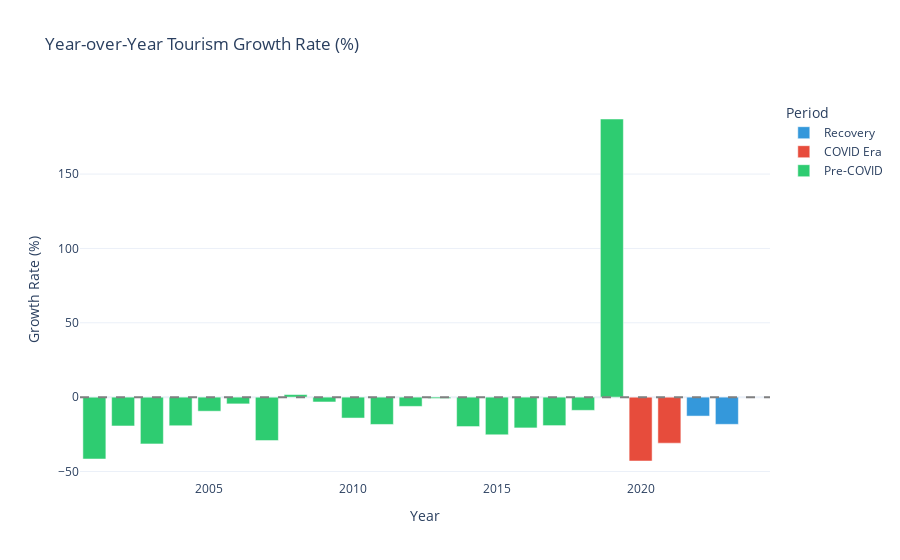

Notebook code for this chart:
### Markdown cell above
## 🦠 COVID-19 Pandemic Impact

The pandemic dramatically affected tourism. Let's analyze the recovery.

### Code cell
# Year-over-year growth rate
df['Growth_Rate'] = df['Total_Persons'].pct_change() * 100

# Create period labels
df['Period'] = df['Year'].apply(lambda x: 
    'Pre-COVID' if x < 2020 
    else 'COVID Era' if x <= 2021 
    else 'Recovery'
)

# Bar chart
fig = px.bar(df, x='Year', y='Growth_Rate',
             title='Year-over-Year Tourism Growth Rate (%)',
             color='Period',
             color_discrete_map={
                 'Pre-COVID': '#2ecc71',
                 'COVID Era': '#e74c3c',
                 'Recovery': '#3498db'
             })

fig.add_hline(y=0, line_dash="dash", line_color="gray", line_width=2)

fig.update_layout(
    template='plotly_white',
    height=500,
    xaxis_title='Year',
    yaxis_title='Growth Rate (%)',
    showlegend=True
)

fig.show()

### Figure 1 — Plotly figure (JSON) as saved in the notebook; plotly's stock layout.template omitted (floating-point values rounded to 4 significant figures)
{"data": [{"hovertemplate": "Period=Recovery<br>Year=%{x}<br>Growth_Rate=%{y}<extra></extra>", "legendgroup": "Recovery", "marker": {"color": "#3498db", "pattern": {"shape": ""}}, "name": "Recovery", "orientation": "v", "showlegend": true, "textposition": "auto", "type": "bar", "x": [2024, 2023, 2022], "xaxis": "x", "y": [NaN, -18.28, -12.73], "yaxis": "y"}, {"hovertemplate": "Period=COVID Era<br>Year=%{x}<br>Growth_Rate=%{y}<extra></extra>", "legendgroup": "COVID Era", "marker": {"color": "#e74c3c", "pattern": {"shape": ""}}, "name": "COVID Era", "orientation": "v", "showlegend": true, "textposition": "auto", "type": "bar", "x": [2021, 2020], "xaxis": "x", "y": [-30.94, -42.94], "yaxis": "y"}, {"hovertemplate": "Period=Pre-COVID<br>Year=%{x}<br>Growth_Rate=%{y}<extra></extra>", "legendgroup": "Pre-COVID", "marker": {"color": "#2ecc71", "pattern": {"shape": ""}}, "name": "Pre-COVID", "orientation": "v", "showlegend": true, "textposition": "auto", "type": "bar", "x": [2019, 2018, 2017, 2016, 2015, 2014, 2013, 2012, 2011, 2010, 2009, 2008, 2007, 2006, 2005, 2004, 2003, 2002, 2001], "xaxis": "x", "y": [187.0, -8.87, -19.14, -20.69, -25.3, -19.78, -0.892, -6.217, -18.36, -14.05, -3.248, 1.729, -29.22, -4.539, -9.45, -19.23, -31.43, -19.39, -41.6], "yaxis": "y"}], "layout": {"autosize": true, "barmode": "relative", "legend": {"title": {"text": "Period"}, "tracegroupgap": 0}, "shapes": [{"line": {"color": "gray", "dash": "dash", "width": 2}, "type": "line", "x0": 0, "x1": 1, "xref": "x domain", "y0": 0, "y1": 0, "yref": "y"}], "showlegend": true, "title": {"text": "Year-over-Year Tourism Growth Rate (%)"}, "xaxis": {"anchor": "y", "autorange": true, "domain": [0, 1], "range": [2000.0, 2024.0], "title": {"text": "Year"}, "type": "linear"}, "yaxis": {"anchor": "x", "autorange": true, "domain": [0, 1], "range": [-55.72, 199.8], "title": {"text": "Growth Rate (%)"}, "type": "linear"}}}
